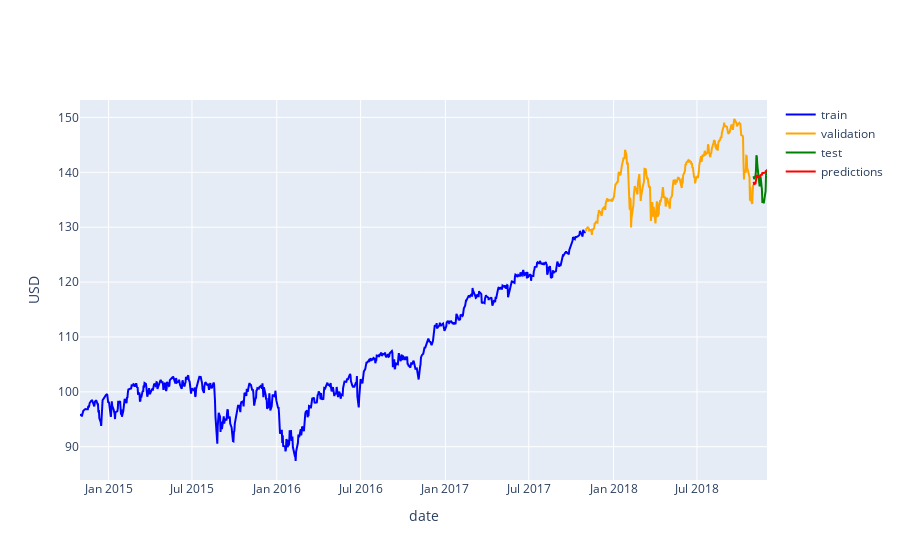

The notebook cell this image was saved under:
### Code cell
# Plot test predictions
fig = go.Figure()

# Add traces
fig.add_trace(go.Scatter(x=train['date'], 
                         y=train['adj_close'],
                         mode='lines',
                         name='train',
                         line=dict(color='blue')))
fig.add_trace(go.Scatter(x=val['date'], 
                         y=val['adj_close'],
                         mode='lines',
                         name='validation',
                         line=dict(color='orange')))
fig.add_trace(go.Scatter(x=test['date'], 
                         y=test['adj_close'],
                         mode='lines',
                         name='test',
                         line=dict(color='green')))
fig.add_trace(go.Scatter(x=test[:H]['date'], 
                         y=preds_dict[list(preds_dict.keys())[0]],
                         mode='lines',
                         name='predictions',
                         line=dict(color='red')))
fig.update_layout(yaxis=dict(title='USD'),
                  xaxis=dict(title='date'))

### Figure 1 — Plotly figure (JSON) as saved in the notebook; plotly's stock layout.template omitted (floating-point values rounded to 4 significant figures; data arrays with more than 128 entries replaced by an {"elided": "..."} marker saying what was removed)
{"data": [{"name": "train", "mode": "lines", "y": {"elided": "756 float values"}, "x": {"elided": "756 str values"}, "line": {"color": "blue"}, "type": "scatter"}, {"name": "validation", "mode": "lines", "y": {"elided": "252 float values"}, "x": {"elided": "252 str values"}, "line": {"color": "orange"}, "type": "scatter"}, {"name": "test", "mode": "lines", "y": [139.3, 138.7, 139.4, 140.2, 143.1, 142.8, 141.3, 138.6, 138.4, 137.4, 139.0, 139.3, 136.8, 134.4, 135.1, 134.3, 136.4, 136.6, 139.8, 139.5, 140.5], "x": ["2018-11-01T00:00:00", "2018-11-02T00:00:00", "2018-11-05T00:00:00", "2018-11-06T00:00:00", "2018-11-07T00:00:00", "2018-11-08T00:00:00", "2018-11-09T00:00:00", "2018-11-12T00:00:00", "2018-11-13T00:00:00", "2018-11-14T00:00:00", "2018-11-15T00:00:00", "2018-11-16T00:00:00", "2018-11-19T00:00:00", "2018-11-20T00:00:00", "2018-11-21T00:00:00", "2018-11-23T00:00:00", "2018-11-26T00:00:00", "2018-11-27T00:00:00", "2018-11-28T00:00:00", "2018-11-29T00:00:00", "2018-11-30T00:00:00"], "line": {"color": "green"}, "type": "scatter"}, {"name": "predictions", "mode": "lines", "y": [138.3, 137.8, 137.9, 138.7, 139.1, 139.5, 139.3, 139.1, 139.1, 139.2, 139.3, 139.5, 139.6, 140.0, 139.9, 139.9, 139.9, 140.2, 140.2, 140.3, 140.4], "x": ["2018-11-01T00:00:00", "2018-11-02T00:00:00", "2018-11-05T00:00:00", "2018-11-06T00:00:00", "2018-11-07T00:00:00", "2018-11-08T00:00:00", "2018-11-09T00:00:00", "2018-11-12T00:00:00", "2018-11-13T00:00:00", "2018-11-14T00:00:00", "2018-11-15T00:00:00", "2018-11-16T00:00:00", "2018-11-19T00:00:00", "2018-11-20T00:00:00", "2018-11-21T00:00:00", "2018-11-23T00:00:00", "2018-11-26T00:00:00", "2018-11-27T00:00:00", "2018-11-28T00:00:00", "2018-11-29T00:00:00", "2018-11-30T00:00:00"], "line": {"color": "red"}, "type": "scatter"}], "layout": {"xaxis": {"title": {"text": "date"}}, "yaxis": {"title": {"text": "USD"}}}}
